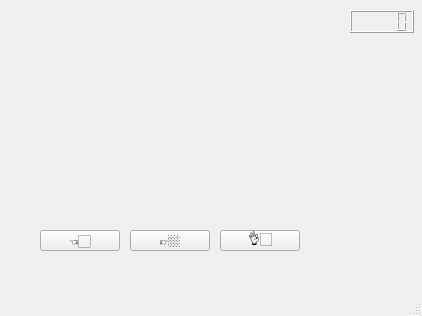
<?xml version="1.0" encoding="UTF-8"?>
<ui version="4.0">
 <class>MainWindow</class>
 <widget class="QMainWindow" name="MainWindow">
  <property name="geometry">
   <rect>
    <x>0</x>
    <y>0</y>
    <width>422</width>
    <height>316</height>
   </rect>
  </property>
  <property name="windowTitle">
   <string>MainWindow</string>
  </property>
  <widget class="QWidget" name="centralwidget">
   <widget class="QPushButton" name="pushButton">
    <property name="geometry">
     <rect>
      <x>40</x>
      <y>230</y>
      <width>80</width>
      <height>21</height>
     </rect>
    </property>
    <property name="text">
     <string>👈🏻</string>
    </property>
   </widget>
   <widget class="QPushButton" name="pushButton_2">
    <property name="geometry">
     <rect>
      <x>130</x>
      <y>230</y>
      <width>80</width>
      <height>21</height>
     </rect>
    </property>
    <property name="text">
     <string>👉🏼</string>
    </property>
   </widget>
   <widget class="QPushButton" name="pushButton_3">
    <property name="geometry">
     <rect>
      <x>220</x>
      <y>230</y>
      <width>80</width>
      <height>21</height>
     </rect>
    </property>
    <property name="text">
     <string>👌🏻</string>
    </property>
   </widget>
   <widget class="QWidget" name="gridLayoutWidget">
    <property name="geometry">
     <rect>
      <x>10</x>
      <y>40</y>
      <width>311</width>
      <height>181</height>
     </rect>
    </property>
    <layout class="QGridLayout" name="gridLayout"/>
   </widget>
   <widget class="QLCDNumber" name="lcdNumber">
    <property name="geometry">
     <rect>
      <x>350</x>
      <y>10</y>
      <width>64</width>
      <height>23</height>
     </rect>
    </property>
   </widget>
  </widget>
  <widget class="QMenuBar" name="menubar">
   <property name="geometry">
    <rect>
     <x>0</x>
     <y>0</y>
     <width>422</width>
     <height>21</height>
    </rect>
   </property>
  </widget>
  <widget class="QStatusBar" name="statusbar"/>
 </widget>
 <resources/>
 <connections/>
</ui>
